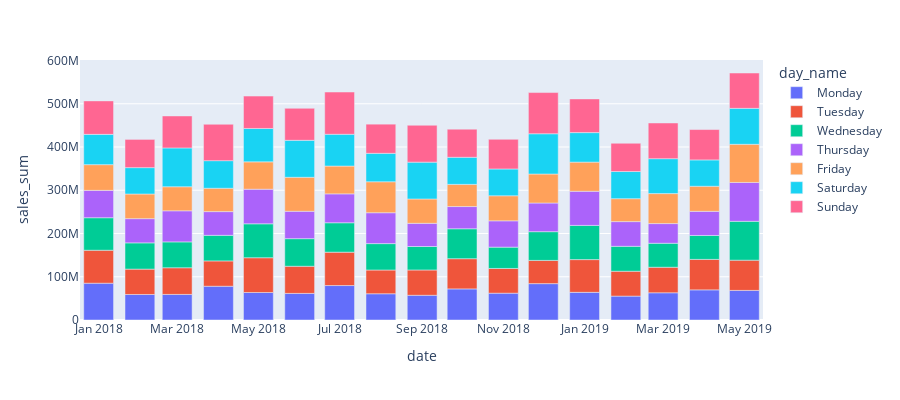

The code cell stored with this chart in its notebook:
### Code cell
fig = px.bar(df_group, x='date', y='sales_sum', color="day_name",
              height=400)
fig.show()

### Figure 1 — Plotly figure (JSON) as saved in the notebook; plotly's stock layout.template omitted (floating-point values rounded to 4 significant figures)
{"data": [{"alignmentgroup": "True", "hovertemplate": "day_name=Monday<br>date=%{x}<br>sales_sum=%{y}<extra></extra>", "legendgroup": "Monday", "marker": {"color": "#636efa", "pattern": {"shape": ""}}, "name": "Monday", "offsetgroup": "Monday", "orientation": "v", "showlegend": true, "textposition": "auto", "type": "bar", "x": ["2018-1", "2018-2", "2018-3", "2018-4", "2018-5", "2018-6", "2018-7", "2018-8", "2018-9", "2018-10", "2018-11", "2018-12", "2019-1", "2019-2", "2019-3", "2019-4", "2019-5"], "xaxis": "x", "y": [85120000.0, 59000000.0, 59160222, 78080000.0, 63618483, 61501287, 79643229, 60679194, 57150000.0, 71911530, 62018865, 84110000.0, 63960000.0, 55254438, 62930000.0, 69700000.0, 68444685], "yaxis": "y"}, {"alignmentgroup": "True", "hovertemplate": "day_name=Tuesday<br>date=%{x}<br>sales_sum=%{y}<extra></extra>", "legendgroup": "Tuesday", "marker": {"color": "#EF553B", "pattern": {"shape": ""}}, "name": "Tuesday", "offsetgroup": "Tuesday", "orientation": "v", "showlegend": true, "textposition": "auto", "type": "bar", "x": ["2018-1", "2018-2", "2018-3", "2018-4", "2018-5", "2018-6", "2018-7", "2018-8", "2018-9", "2018-10", "2018-11", "2018-12", "2019-1", "2019-2", "2019-3", "2019-4", "2019-5"], "xaxis": "x", "y": [76183236, 58655658, 61629684, 58554153, 80353413, 62782998, 77210910, 54906231, 58525101, 69830000.0, 57170000.0, 53690000.0, 75700000.0, 57520000.0, 59048565, 70462182, 69872106], "yaxis": "y"}, {"alignmentgroup": "True", "hovertemplate": "day_name=Wednesday<br>date=%{x}<br>sales_sum=%{y}<extra></extra>", "legendgroup": "Wednesday", "marker": {"color": "#00cc96", "pattern": {"shape": ""}}, "name": "Wednesday", "offsetgroup": "Wednesday", "orientation": "v", "showlegend": true, "textposition": "auto", "type": "bar", "x": ["2018-1", "2018-2", "2018-3", "2018-4", "2018-5", "2018-6", "2018-7", "2018-8", "2018-9", "2018-10", "2018-11", "2018-12", "2019-1", "2019-2", "2019-3", "2019-4", "2019-5"], "xaxis": "x", "y": [75190000.0, 60710000.0, 59822802, 59150382, 78480000.0, 63790701, 67986168, 61050000.0, 54275805, 69230000.0, 49250000.0, 66414402, 79066626, 57643797, 55490000.0, 55300000.0, 89897067], "yaxis": "y"}, {"alignmentgroup": "True", "hovertemplate": "day_name=Thursday<br>date=%{x}<br>sales_sum=%{y}<extra></extra>", "legendgroup": "Thursday", "marker": {"color": "#ab63fa", "pattern": {"shape": ""}}, "name": "Thursday", "offsetgroup": "Thursday", "orientation": "v", "showlegend": true, "textposition": "auto", "type": "bar", "x": ["2018-1", "2018-2", "2018-3", "2018-4", "2018-5", "2018-6", "2018-7", "2018-8", "2018-9", "2018-10", "2018-11", "2018-12", "2019-1", "2019-2", "2019-3", "2019-4", "2019-5"], "xaxis": "x", "y": [63280326, 55944996, 71880000.0, 54831066, 79986582, 63316530, 66835386, 71411283, 53590000.0, 51360000.0, 60890000.0, 66290517, 78915969, 57067302, 45470000.0, 55788291, 89810000.0], "yaxis": "y"}, {"alignmentgroup": "True", "hovertemplate": "day_name=Friday<br>date=%{x}<br>sales_sum=%{y}<extra></extra>", "legendgroup": "Friday", "marker": {"color": "#FFA15A", "pattern": {"shape": ""}}, "name": "Friday", "offsetgroup": "Friday", "orientation": "v", "showlegend": true, "textposition": "auto", "type": "bar", "x": ["2018-1", "2018-2", "2018-3", "2018-4", "2018-5", "2018-6", "2018-7", "2018-8", "2018-9", "2018-10", "2018-11", "2018-12", "2019-1", "2019-2", "2019-3", "2019-4", "2019-5"], "xaxis": "x", "y": [59440000.0, 57029565, 55640000.0, 53988126, 63199335, 78580000.0, 64310052, 71630000.0, 56320000.0, 51250000.0, 57930000.0, 67033713, 67444071, 53005350, 69340000.0, 57990000.0, 88200000.0], "yaxis": "y"}, {"alignmentgroup": "True", "hovertemplate": "day_name=Saturday<br>date=%{x}<br>sales_sum=%{y}<extra></extra>", "legendgroup": "Saturday", "marker": {"color": "#19d3f3", "pattern": {"shape": ""}}, "name": "Saturday", "offsetgroup": "Saturday", "orientation": "v", "showlegend": true, "textposition": "auto", "type": "bar", "x": ["2018-1", "2018-2", "2018-3", "2018-4", "2018-5", "2018-6", "2018-7", "2018-8", "2018-9", "2018-10", "2018-11", "2018-12", "2019-1", "2019-2", "2019-3", "2019-4", "2019-5"], "xaxis": "x", "y": [70005075, 60950000.0, 89727132, 63800000.0, 77236206, 85500000.0, 73460000.0, 65680000.0, 85146351, 62640000.0, 61960000.0, 93128808, 68210000.0, 62812434, 80753088, 60940000.0, 83170000.0], "yaxis": "y"}, {"alignmentgroup": "True", "hovertemplate": "day_name=Sunday<br>date=%{x}<br>sales_sum=%{y}<extra></extra>", "legendgroup": "Sunday", "marker": {"color": "#FF6692", "pattern": {"shape": ""}}, "name": "Sunday", "offsetgroup": "Sunday", "orientation": "v", "showlegend": true, "textposition": "auto", "type": "bar", "x": ["2018-1", "2018-2", "2018-3", "2018-4", "2018-5", "2018-6", "2018-7", "2018-8", "2018-9", "2018-10", "2018-11", "2018-12", "2019-1", "2019-2", "2019-3", "2019-4", "2019-5"], "xaxis": "x", "y": [77450000.0, 65298372, 73950000.0, 84140000.0, 74871195, 74056005, 97671375, 67470000.0, 85296957, 64929555, 68642016, 95219511, 77920000.0, 65390000.0, 82522875, 70220000.0, 81726846], "yaxis": "y"}], "layout": {"barmode": "relative", "height": 400, "legend": {"title": {"text": "day_name"}, "tracegroupgap": 0}, "margin": {"t": 60}, "xaxis": {"anchor": "y", "domain": [0, 1], "title": {"text": "date"}}, "yaxis": {"anchor": "x", "domain": [0, 1], "title": {"text": "sales_sum"}}}}
